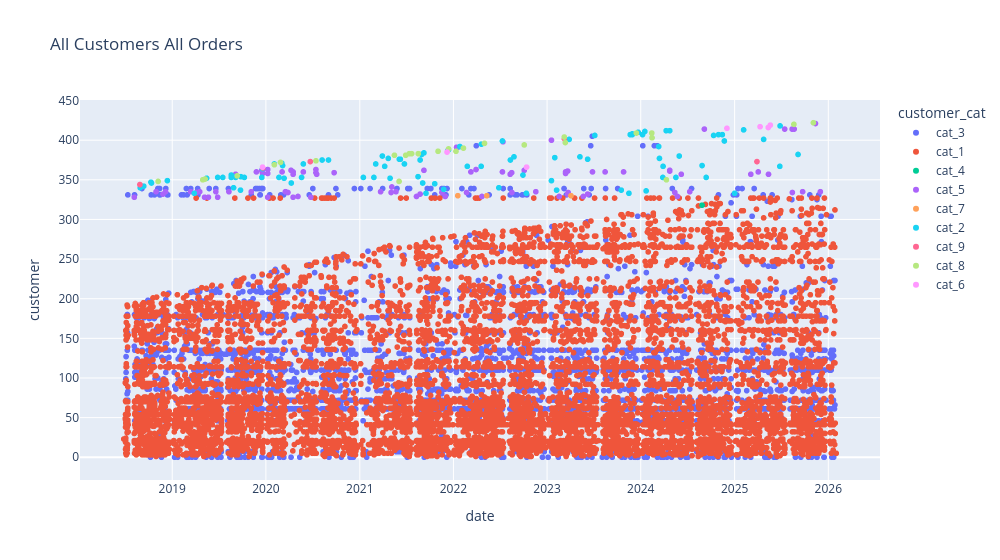

This figure's notebook cell:
### Code cell
px.scatter(
    df,
    x="date",
    y="customer",
    color="customer_cat",
    title="All Customers All Orders",
    width=1000,
)
